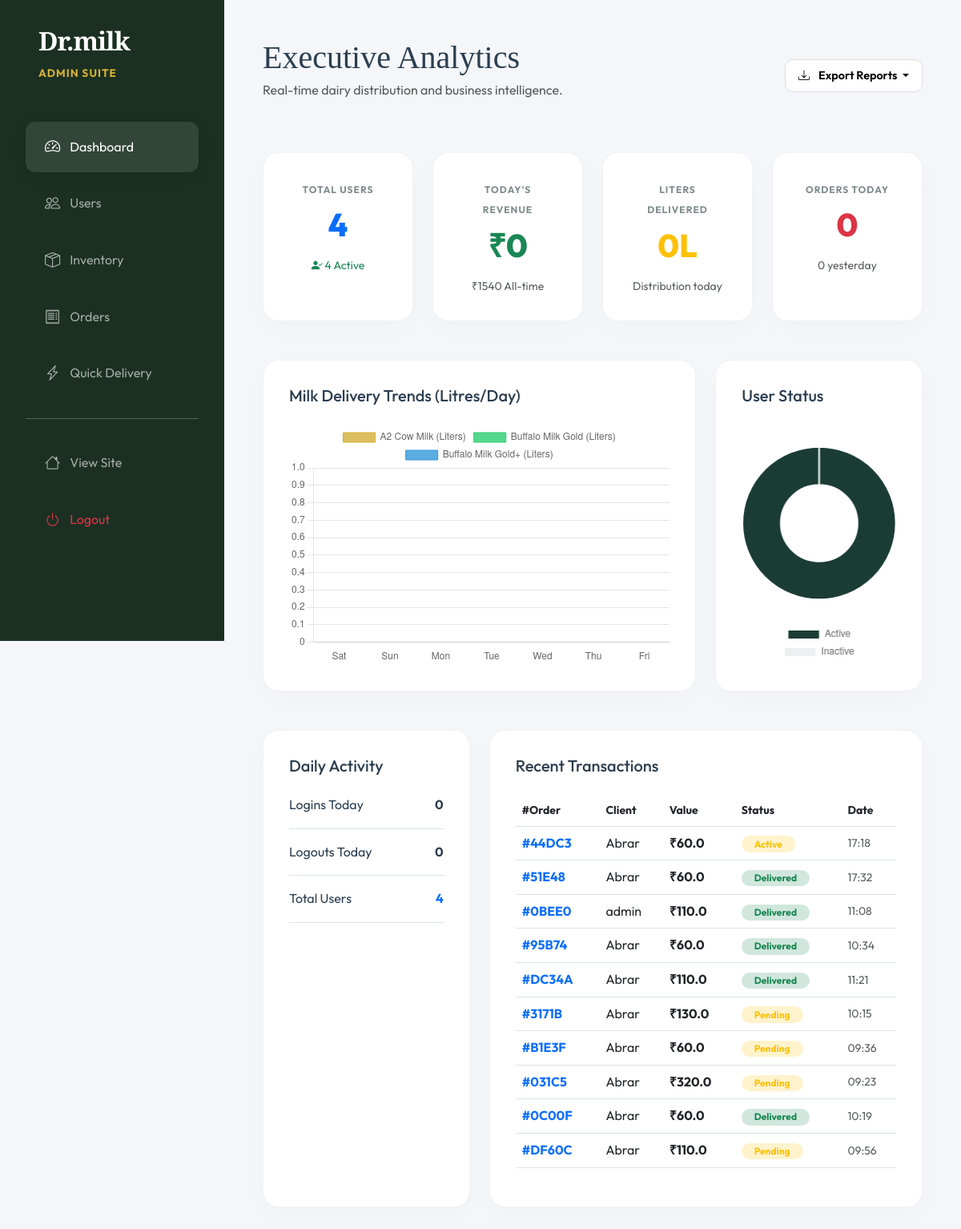
The page /admin (signed in) on the database its author committed.
### models.py (models this page shows, shortened)
class Order(db.Model):
    id = db.Column(db.Integer, primary_key=True)
    user_id = db.Column(db.Integer, db.ForeignKey('user.id'), nullable=False, index=True)
    user = db.relationship('User', backref=db.backref('orders', lazy=True))
    total_amount = db.Column(db.Float, nullable=False)
    total_liters = db.Column(db.Float, default=0.0)
    status = db.Column(db.String(20), default='Pending', index=True)
    delivery_time = db.Column(db.String(20)) # 'Morning', 'Evening'
    delivery_days = db.Column(db.JSON) # ['Monday', 'Tuesday'...]
    is_subscription = db.Column(db.Boolean, default=False)
    subscription_end = db.Column(db.DateTime, nullable=True)
    created_at = db.Column(db.DateTime, default=ist_now, index=True)
    order_id = db.Column(db.String(50), unique=True, index=True)
    items = db.relationship('OrderItem', backref='order', lazy=True)

class User(UserMixin, db.Model):
    id = db.Column(db.Integer, primary_key=True)
    username = db.Column(db.String(80), unique=True, nullable=False, index=True)
    email = db.Column(db.String(120), unique=True, nullable=True)
    password_hash = db.Column(db.String(128))
    role = db.Column(db.String(20), default='customer') # 'admin' or 'customer'
    phone = db.Column(db.String(15))
    address = db.Column(db.Text)
    society = db.Column(db.String(100))
    block = db.Column(db.String(50))
    flat_number = db.Column(db.String(50))
    is_active = db.Column(db.Boolean, default=True)
    created_at = db.Column(db.DateTime, default=ist_now, index=True)

### routes/admin_routes.py (the view)
@admin_bp.route('/admin')
@login_required
@admin_required
def admin_dashboard():
    from sqlalchemy import func
    from models import ist_now
    today_dt = ist_now()
    today = today_dt.date()
    yesterday = today - timedelta(days=1)
    today_str = today.strftime('%Y-%m-%d')
    yesterday_str = yesterday.strftime('%Y-%m-%d')
    total_users = User.query.count()
    active_users = User.query.filter_by(is_active=True).count()
    logins_today = LoginActivity.query.filter(
        func.date(LoginActivity.timestamp) == today_str,
        LoginActivity.activity_type == 'login'
    ).count()
    logouts_today = LoginActivity.query.filter(
        func.date(LoginActivity.timestamp) == today_str,
        LoginActivity.activity_type == 'logout'
    ).count()
    orders_today = Order.query.filter(func.date(Order.created_at) == today_str).count()
    orders_yesterday = Order.query.filter(func.date(Order.created_at) == yesterday_str).count()
    milk_today = db.session.query(func.sum(Order.total_liters)).filter(
        func.date(Order.created_at) == today_str
    ).scalar() or 0
    today_revenue = db.session.query(func.sum(Order.total_amount)).filter(
        func.date(Order.created_at) == today_str
    ).scalar() or 0
    total_revenue = db.session.query(func.sum(Order.total_amount)).scalar() or 0
    stats = {
        'total_users': total_users,
        'active_users': active_users,
        'logins_today': logins_today,
        'logouts_today': logouts_today,
        'orders_today': orders_today,
        'orders_yesterday': orders_yesterday,
        'milk_today': round(milk_today, 2),
        'today_revenue': round(today_revenue, 2),
        'total_revenue': round(total_revenue, 2),
        'now_text': today_dt.strftime('%B %d, %Y')
    }
    recent_orders = Order.query.order_by(Order.created_at.desc()).limit(10).all()
    labels = []
    datasets = defaultdict(list)
    product_names = [p.name for p in Product.query.filter_by(category='Milk').all()]
    if not product_names:
        product_names = ['A2 Cow Milk', 'Buffalo Milk']
    for i in range(6, -1, -1):
        target_date = today_dt - timedelta(days=i)
        target_str = target_date.strftime('%Y-%m-%d')
        labels.append(target_date.strftime('%a')) # Mon, Tue
        items_today = db.session.query(OrderItem, Product).join(Product, OrderItem.product_id == Product.id).join(Order, OrderItem.order_id == Order.id).filter(
            func.date(Order.created_at) == target_str,
            Product.category == 'Milk'
        ).all()
        day_liters = {name: 0.0 for name in product_names}
        for item, product in items_today:
            if product.name in day_liters:
                day_liters[product.name] += (item.liter_total or 0.0)
        for name in product_names:
            datasets[name].append(day_liters[name])
    chart_datasets = []
    colors = ['rgba(212, 175, 55, 0.8)', 'rgba(46, 204, 113, 0.8)', 'rgba(52, 152, 219, 0.8)', 'rgba(231, 76, 60, 0.8)']
    for i, (name, data) in enumerate(datasets.items()):
        color = colors[i % len(colors)]
        chart_datasets.append({
            'label': name + ' (Liters)',
            'data': data,
            'backgroundColor': color,
            'borderColor': color.replace('0.8', '1'),
            'borderWidth': 1
        })
    chart_data = {
        'labels': labels,
        'datasets': chart_datasets
    }
    return render_template('admin/dashboard.html', stats=stats, recent_orders=recent_orders, chart_data=chart_data)

### templates/admin/dashboard.html (shortened to what this page needs)
<!DOCTYPE html>
<html lang="en">
<head>
    <link href="https://cdn.jsdelivr.net/npm/bootstrap@5.3.0/dist/css/bootstrap.min.css" rel="stylesheet">
    <link rel="stylesheet" href="https://cdn.jsdelivr.net/npm/bootstrap-icons@1.11.0/font/bootstrap-icons.css">
    <link rel="stylesheet" href="{{ url_for('static', filename='css/style.css') }}">
</head>
<body>
    <div class="admin-sidebar">
        <div class="mb-5 px-3">
            <h2 class="brand-logo text-white">Dr.milk</h2>
            <span class="product-category" style="color: var(--accent);">Admin Suite</span>
        </div>
        <nav>
            <a href="{{ url_for('admin.admin_dashboard') }}" class="side-link active">
                <i class="bi bi-speedometer2"></i> Dashboard
            </a>
            <a href="{{ url_for('admin.admin_users') }}" class="side-link">
                <i class="bi bi-people"></i> Users
            </a>
            <a href="{{ url_for('admin.admin_products') }}" class="side-link">
                <i class="bi bi-box-seam"></i> Inventory
            </a>
            <a href="{{ url_for('admin.admin_orders') }}" class="side-link">
                <i class="bi bi-receipt"></i> Orders
            </a>
            <a href="{{ url_for('admin.admin_quick_delivery') }}" class="side-link">
                <i class="bi bi-lightning-charge"></i> Quick Delivery
            </a>
            <hr class="opacity-10 my-4">
            <a href="/" class="side-link">
                <i class="bi bi-house"></i> View Site
            </a>
            <a href="{{ url_for('user.logout') }}" class="side-link text-danger">
                <i class="bi bi-power"></i> Logout
            </a>
        </nav>
    </div>
    <div class="admin-main">
        <div class="d-flex justify-content-between align-items-center mb-5">
            <div>
                <h1 class="display-6 mb-1">Executive Analytics</h1>
                <p class="text-muted">Real-time dairy distribution and business intelligence.</p>
            </div>
            <div class="d-flex gap-2">
                <div class="dropdown">
                    <button class="export-btn dropdown-toggle" type="button" data-bs-toggle="dropdown">
                        <i class="bi bi-download me-2"></i> Export Reports
                    </button>
                </div>
            </div>
        </div>
        <div class="row g-4 mb-5">
            <div class="col-md-3">
                <div class="glass-card text-center">
                    <span class="stat-label">Total Users</span>
                    <div class="stat-value text-primary">{{ stats.total_users }}</div>
                    <div class="small text-success"><i class="bi bi-person-check-fill"></i> {{ stats.active_users }}
                        Active</div>
                </div>
            </div>
            <div class="col-md-3">
                <div class="glass-card text-center">
                    <span class="stat-label">Today's Revenue</span>
                    <div class="stat-value text-success">₹{{ stats.today_revenue|int }}</div>
                    <div class="small text-muted">₹{{ stats.total_revenue|int }} All-time</div>
                </div>
            </div>
            <div class="col-md-3">
                <div class="glass-card text-center">
                    <span class="stat-label">Liters Delivered</span>
                    <div class="stat-value text-warning">{{ stats.milk_today }}L</div>
                    <div class="small text-muted">Distribution today</div>
                </div>
            </div>
            <div class="col-md-3">
                <div class="glass-card text-center">
                    <span class="stat-label">Orders Today</span>
                    <div class="stat-value text-danger">{{ stats.orders_today }}</div>
                    <div class="small text-muted">{{ stats.orders_yesterday }} yesterday</div>
                </div>
            </div>
        </div>
        <div class="row g-4 mb-5">
            <div class="col-lg-8">
                <div class="glass-card">
                    <h5 class="mb-4">Milk Delivery Trends (Litres/Day)</h5>
                    <div class="chart-container">
                        <canvas id="milkChart"></canvas>
                    </div>
                </div>
            </div>
            <div class="col-lg-4">
                <div class="glass-card">
                    <h5 class="mb-4">User Status</h5>
                    <div class="chart-container">
                        <canvas id="userStatusChart"></canvas>
                    </div>
                </div>
            </div>
        </div>
        <div class="row g-4">
            <div class="col-lg-4">
                <div class="glass-card">
                    <h5 class="mb-4">Daily Activity</h5>
                    <ul class="list-unstyled">
                        <li class="d-flex justify-content-between mb-3 pb-3 border-bottom">
                            <span>Logins Today</span>
                            <span class="fw-bold">{{ stats.logins_today }}</span>
                        </li>
                        <li class="d-flex justify-content-between mb-3 pb-3 border-bottom">
                            <span>Logouts Today</span>
                            <span class="fw-bold">{{ stats.logouts_today }}</span>
                        </li>
                        <li class="d-flex justify-content-between mb-3 pb-3 border-bottom">
                            <span>Total Users</span>
                            <span class="fw-bold text-primary">{{ stats.total_users }}</span>
                        </li>
                    </ul>
                </div>
            </div>
            <div class="col-lg-8">
                <div class="glass-card">
                    <h5 class="mb-4">Recent Transactions</h5>
                    <div class="table-responsive">
                        <table class="table table-hover align-middle">
                            <thead>
                                <tr class="text-muted small">
                                    <th>#Order</th>
                                    <th>Client</th>
                                    <th>Value</th>
                                    <th>Status</th>
                                    <th>Date</th>
                                </tr>
                            </thead>
                            <tbody>
                                {% for order in recent_orders %}
                                <tr>
                                    <td class="fw-bold text-primary">#{{ order.order_id[-5:] }}</td>
                                    <td>{{ order.user.username }}</td>
                                    <td class="fw-bold">₹{{ order.total_amount }}</td>
                                    <td>
                                        <span
                                            class="badge rounded-pill {% if order.status == 'Delivered' %}bg-success-subtle text-success{% else %}bg-warning-subtle text-warning{% endif %} px-3">
                                            {{ order.status }}
                                        </span>
                                    </td>
                                    <td class="text-muted small">{{ order.created_at.strftime('%H:%M') }}</td>
                                </tr>
                                {% endfor %}
                            </tbody>
                        </table>
                    </div>
                </div>
            </div>
        </div>
    </div>
    <script>
        // Data from backend
        const chartData = {{ chart_data| tojson }};
        // Milk Delivery Chart
        const ctxMilk = document.getElementById('milkChart').getContext('2d');
        new Chart(ctxMilk, {
            type: 'bar',
            data: {
                labels: chartData.labels,
                datasets: chartData.datasets
            },
            options: {
                responsive: true,
                maintainAspectRatio: false,
                plugins: { legend: { position: 'top' } },
                scales: {
                    x: { stacked: false, grid: { display: false } },
                    y: { stacked: false, beginAtZero: true }
                }
            }
        });
        // User Status Doughnut
        const ctxUser = document.getElementById('userStatusChart').getContext('2d');
        new Chart(ctxUser, {
            type: 'doughnut',
            data: {
                labels: ['Active', 'Inactive'],
                datasets: [{
                    data: [{{ stats.active_users }}, {{ stats.total_users - stats.active_users }}],
            backgroundColor: ['#1A3C34', '#ecf0f1']
        }]
            },
            options: {
            responsive: true,
            maintainAspectRatio: false,
            plugins: { legend: { position: 'bottom' } }
        }
        });
    </script>
</body>
</html>

### rows shown on the page
Order: order_id "44DC3", user.username "Abrar", total_amount "60.0", status "Active", created_at "17:18"
Order: order_id "51E48", user.username "Abrar", total_amount "60.0", status "Delivered", created_at "17:32"
Order: order_id "0BEE0", user.username "admin", total_amount "110.0", status "Delivered", created_at "11:08"
Order: order_id "95B74", user.username "Abrar", total_amount "60.0", status "Delivered", created_at "10:34"
Order: order_id "DC34A", user.username "Abrar", total_amount "110.0", status "Delivered", created_at "11:21"
Order: order_id "3171B", user.username "Abrar", total_amount "130.0", status "Pending", created_at "10:15"
Order: order_id "B1E3F", user.username "Abrar", total_amount "60.0", status "Pending", created_at "09:36"
Order: order_id "031C5", user.username "Abrar", total_amount "320.0", status "Pending", created_at "09:23"
Order: order_id "0C00F", user.username "Abrar", total_amount "60.0", status "Delivered", created_at "10:19"
Order: order_id "DF60C", user.username "Abrar", total_amount "110.0", status "Pending", created_at "09:56"

### other values the page prints
{{ stats.total_users }} "4"
{{ stats.active_users }} "4"
{{ stats.today_revenue|int }} "0"
{{ stats.total_revenue|int }} "1540"
{{ stats.milk_today }} "0"
{{ stats.orders_today }} "0"
{{ stats.orders_yesterday }} "0"
{{ stats.logins_today }} "0"
{{ stats.logouts_today }} "0"
